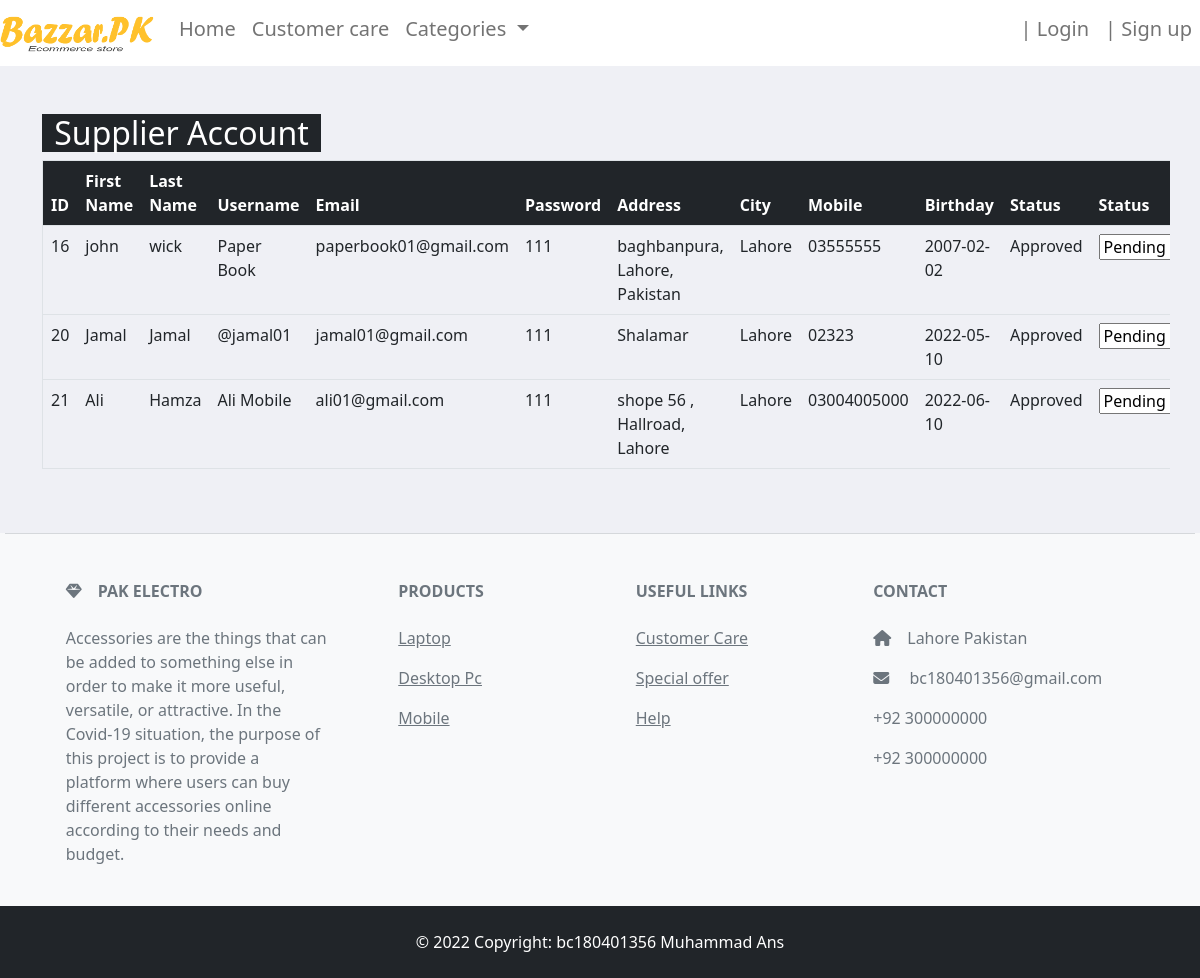
The page /admin/supplier-account.php on the database its author committed.
### tables this page shows
CREATE TABLE `suplier_register` (
  `Id` int(11) NOT NULL,
  `F_name` varchar(100) NOT NULL,
  `L_name` varchar(100) NOT NULL,
  `U_name` varchar(100) NOT NULL,
  `Email` varchar(100) NOT NULL,
  `Password` varchar(100) NOT NULL,
  `Address` varchar(300) NOT NULL,
  `City` varchar(100) NOT NULL,
  `Mobile` varchar(100) NOT NULL,
  `Birthday` date NOT NULL,
  `Image` varchar(255) NOT NULL,
  `status` varchar(255) NOT NULL DEFAULT 'Pending'
);

### admin/supplier-account.php (the view, shortened to what this page needs)
<!DOCTYPE html>
<html>
<head>
    <link href="https://cdn.jsdelivr.net/npm/bootstrap@5.2.0-beta1/dist/css/bootstrap.min.css" rel="stylesheet">
    <link rel="stylesheet" href="https://cdnjs.cloudflare.com/ajax/libs/font-awesome/6.1.1/css/all.min.css" />
    <link rel="stylesheet" type="text/css" href="include/css/style.css">
</head>
<body>
<?php
  include 'header.php';
?>
<div class="container mt-5">
<div class="row">
<div class="col-12 m-auto table-responsive">
     <h2 class=" col-md-3 bg-dark text-white text-center">Supplier Account</h2>
                <table class=" table table-hover border mt5 ">
                    <?php
                    $conn = mysqli_connect('localhost','root','','portal');
                   $sql=mysqli_query($conn,"SELECT * FROM `suplier_register`");
       ?>
                    <thead class="bg-dark text-white">
                        <tr>
                            <th scope="col">ID</th>
                            <th scope="col">First Name</th>
                            <th scope="col">Last Name</th>
                            <th scope="col">Username</th>
                            <th scope="col">Email</th>
                            <th scope="col">Password</th>
                            <th scope="col">Address</th>
                            <th scope="col">City</th>
                            <th scope="col">Mobile</th>
                            <th scope="col">Birthday</th>
                            <th scope="col">Status</th>
                            <th scope="col">Status</th>
                        </tr>
                    </thead>
                    <tbody class="">
                        <?php
        if (mysqli_num_rows($sql)>0) {
        while($row=$sql->fetch_assoc()){
          echo "
 <tr>
                            <td scope='row'> $row[Id]  </td>
                            <td> $row[F_name] </td>
                            <td> $row[L_name] </td>
                            <td> $row[U_name] </td>
                            <td>$row[Email]</td>
                            <td>$row[Password] </td>
                            <td>$row[Address]</td>
                            <td>$row[City]</td>
                            <td>$row[Mobile]</td>
                            <td>$row[Birthday] </td>
                            <td>$row[status]</td>
                            <td>
                           <form action='s-pending.php' method='POST'>
                         <select name='status' onchange='form.submit()'>
                          <option value='Pending'>Pending</option>
                          <option value='Pending'>Pending</option>
                          <option value='Approved'>Approve</option>
                         </select>
                         <input type='hidden' name='id' value='$row[Id]'>
                        </form>
                    </td>
                            <form action='delete-user.php' method='GET'>
                                <td><a href='s-delete.php? ID=$row[Id]' name='update' class='btn btn-danger'>Delete</a></td>
                            </form>
                        </tr>";
      }
       }
      ?>
                    </tbody>
                </table>
              </div>
</div>
</div>
<?php
  include 'footer.php';
?>
</body>
</html>

### admin/include/css/style.css (style rules this page uses)
body { margin: 0px; padding: 0px; background-color: #eff0f5; }

### rows shown on the page
suplier_register: Id "16", F_name "john", L_name "wick", U_name "Paper Book", Email "paperbook01@gmail.com", Password "111", Address "baghbanpura, Lahore, Pakistan", City "Lahore", Mobile "03555555", Birthday "2007-02-02", status "Approved"
suplier_register: Id "20", F_name "Jamal", L_name "Jamal", U_name "@jamal01", Email "jamal01@gmail.com", Password "111", Address "Shalamar", City "Lahore", Mobile "02323", Birthday "2022-05-10", status "Approved"
suplier_register: Id "21", F_name "Ali", L_name "Hamza", U_name "Ali Mobile", Email "ali01@gmail.com", Password "111", Address "shope 56 , Hallroad, Lahore", City "Lahore", Mobile "03004005000", Birthday "2022-06-10", status "Approved"
